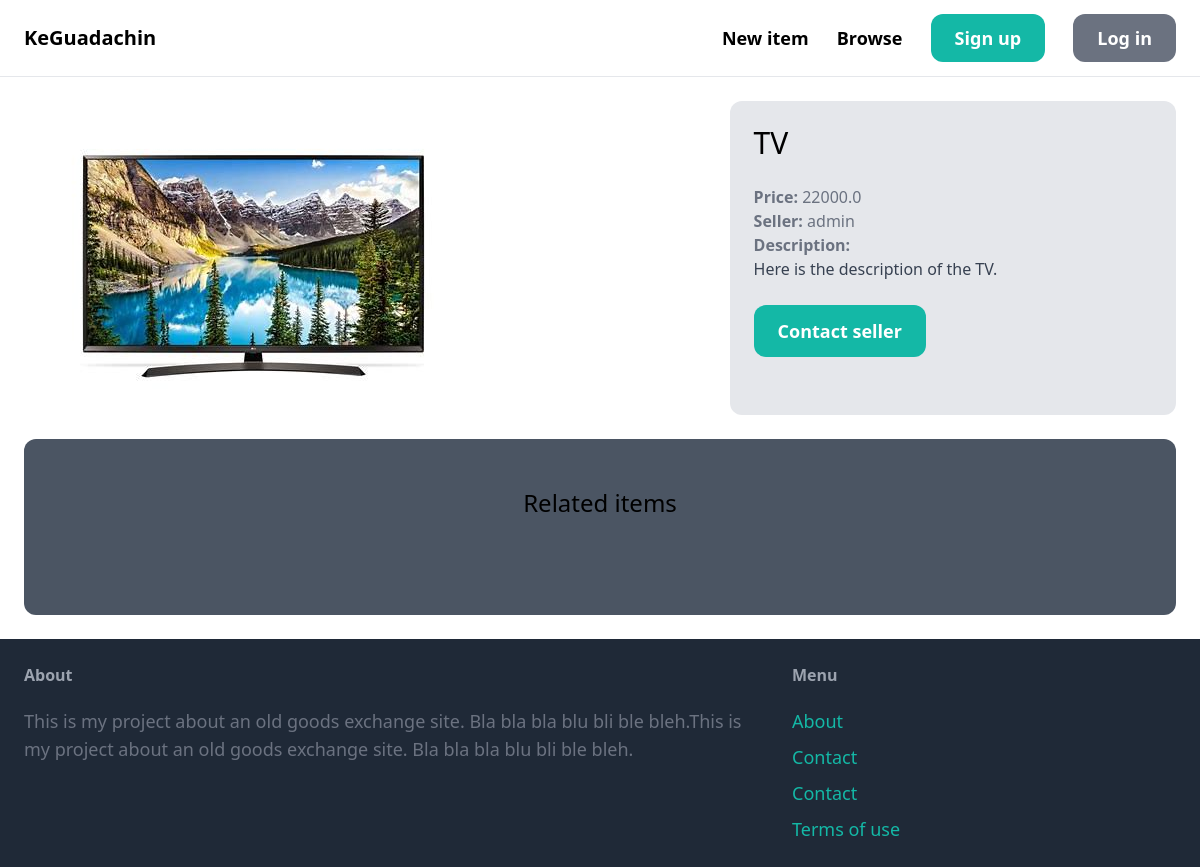
Screenshot of /items/2/ with the database file from the repository.
### item/models.py (models this page shows, shortened)
class Item(models.Model):
    category = models.ForeignKey(Category, related_name='items', on_delete=models.CASCADE)
    name = models.CharField(max_length=255)
    description = models.TextField(blank=True, null=True)
    price = models.FloatField()
    image = models.ImageField(upload_to='item_images', blank=True, null=True)
    is_sold = models.BooleanField(default=False)
    created_by = models.ForeignKey(User, related_name='items', on_delete=models.CASCADE)
    created_at = models.DateTimeField(auto_now_add=True)

### item/views.py (the view)
# urls.py: path('<int:pk>/', views.detail, name='detail'),
def detail(request, pk):
    item = get_object_or_404(Item, pk=pk)
    related_items = Item.objects.filter(category=item.category, is_sold=False).exclude(pk=pk)[0:3]
    return render(request, 'item/detail.html', {
        'item': item,
        'related_items': related_items
    })

### item/templates/item/detail.html (shortened to what this page needs)
{% extends 'core/base.html' %}
{% block content %}
<div class="grid grid-cols-5 gap-6">
    <div class="col-span-3">
        <img src="{{ item.image.url }}" class="rounded-xl">
    </div>
    <div class="col-span-2 p-6 bg-gray-200 rounded-xl">
        <h1 class="mb-6 text-3xl">{{ item.name }}</h1>
        <p class="text-gray-500"><strong>Price: </strong>{{ item.price }}</p>
        <p class="text-gray-500"><strong>Seller: </strong>{{ item.created_by.username }}</p>
        {% if item.description %}
            <p class="text-gray-700">
                <strong class="text-gray-500">Description: </strong><br>
                {{ item.description }}
            </p>
        {% endif %}
        <a href="#" class="inline-block mt-6 px-6 py-3 text-lg font-semibold bg-teal-500 text-white rounded-xl hover:bg-teal-700">Contact seller</a>
    </div>
</div>
<div class="mt-6 px-6 py-12 bg-gray-600 rounded-xl">
    <h2 class="mb-12 text-2xl text-center">Related items</h2>
  </div>
{% endblock %}

### rows the page displays
Item: image (picture), name "TV", price "22000.0", created_by.username "admin", description "Here is the description of the TV."
